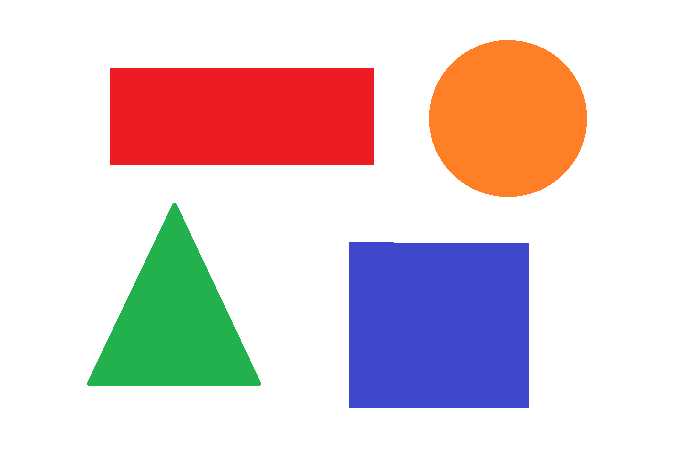
#> input picture Imagens/TodosObjetos.png, 700 x 451 px, found by its file name
$ python 'Contorno de Objetos - Versão 1.1.0.py'
#> lines starting #> are read from the running program, lines starting #| are printed output that depends on the picture; after the words box and inside, x2 and y2 are one past the last pixel; in counts of white or black regions, pixels touching at a corner belong together
#
########################################################################
# Importação das Bibliotecas Necessárias
########################################################################
#
import cv2 as cv
import numpy as np
import os
from pathlib import Path

#
########################################################################
# Funções de Apoio
########################################################################
#
def LimpaTerminal ():
    if os.name == "nt":
       _ = os.system( "cls" )
    else:
      _ = os.system( "clear ")
    return ()

#
########################################################################
# Definições Gerais
########################################################################
#
NomeImagem  = "TodosObjetos.png"
dirRaiz = Path.home()
dirBase = "LocalCV"
dirImagem = "Imagens"
dirCaminhoImagem = str(Path(dirRaiz, dirBase, dirImagem, NomeImagem))

#
########################################################################
# Lendo e Transformando em Tons de Cinza a Imagem
########################################################################
#
ImagemBase  = cv.imread(dirCaminhoImagem)
#> ImagemBase is the input picture: shape (451, 700, 3); mean B, G, R 209.8, 207.4, 223.9
if ImagemBase is None:
   LimpaTerminal ()
   print( "Não Foi Localizada a Imagem : ", NomeImagem)
   exit ()

#
########################################################################
# Para Ser Imune a Cor do Objeto Foi Usado o Threshold Adaptativo
########################################################################
#
ImagemCinza = cv.cvtColor(ImagemBase, cv.COLOR_BGR2GRAY)
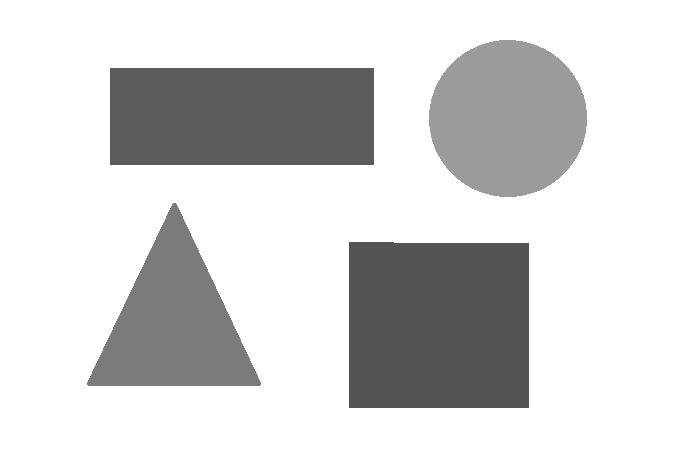
#> ImagemCinza: shape (451, 700); min 84, max 255, mean 212.5
Threshold   = cv.adaptiveThreshold(ImagemCinza,255,cv.ADAPTIVE_THRESH_GAUSSIAN_C,cv.THRESH_BINARY,11,2)
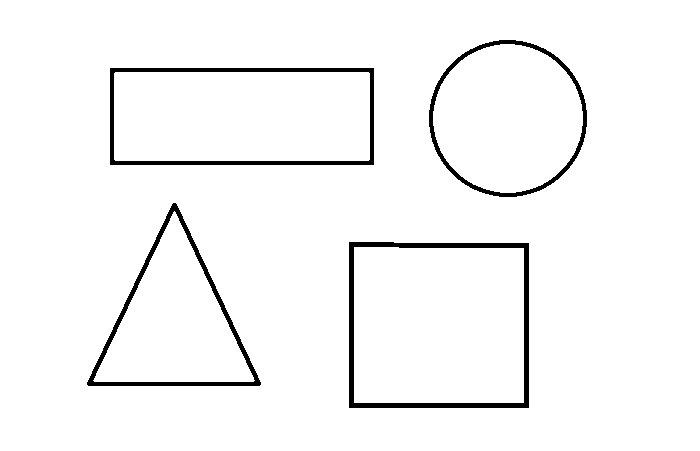
#> Threshold: shape (451, 700); 96.6% white; 4 black regions
ListaContorno, _ = cv.findContours(Threshold, cv.RETR_TREE, cv.CHAIN_APPROX_SIMPLE)
#> ListaContorno = 9 contours; largest, box (x1, y1, x2, y2) and area: (0, 0, 700, 451) 314550, (348, 241, 530, 409) 30090, (354, 247, 524, 403) 26070, (109, 67, 375, 166) 25968, (114, 72, 370, 161) 22438
iAux = 0

#
########################################################################
# lista para Armazenar os Nomes dos Objetos
########################################################################
#
for Contorno in ListaContorno:

#
########################################################################
# Ignorando o Primeiro Contador pois a Função findcontour detecta a
# imagem Inteira como Forma
########################################################################
#
    if iAux == 0:
        iAux = 1
        continue

#
########################################################################
# Aproximação ao Objeto e Desenho do Contorno
########################################################################
#
    ValorAproximado = cv.approxPolyDP(Contorno, 0.01 * cv.arcLength(Contorno, True), True)
    cv.drawContours(ImagemBase, [Contorno], 0, (0, 0, 0), 5)

#
########################################################################
# Calculando o Centro do Objeto
########################################################################
#
    Momento = cv.moments(Contorno)
    if Momento['m00'] != 0.0:
        x = int(Momento['m10']/Momento['m00'])
        y = int(Momento['m01']/Momento['m00'])

#
########################################################################
# Traçando a Classificação no Centro do Objeto
########################################################################
#
    if len(ValorAproximado) == 3:
        cv.putText (ImagemBase, 'Triangulo', (x, y), cv.FONT_HERSHEY_SIMPLEX, 0.6, (0, 255, 128), 2)

    elif len(ValorAproximado) == 4:
        cv.putText (ImagemBase, 'Quadrilatero', (x, y), cv.FONT_HERSHEY_SIMPLEX, 0.6, (0, 255, 128), 2)

    elif len(ValorAproximado) == 5:
        cv.putText (ImagemBase, 'Pentagono', (x, y), cv.FONT_HERSHEY_SIMPLEX, 0.6, (0, 255, 128), 2)

    elif len(ValorAproximado) == 6:
        cv.putText (ImagemBase, 'Hexagono', (x, y), cv.FONT_HERSHEY_SIMPLEX, 0.6, (0, 255, 128), 2)

    else:
        cv.putText (ImagemBase, 'Circulo', (x, y), cv.FONT_HERSHEY_SIMPLEX, 0.6, (0, 255, 128), 2)
#> this loop made 9 passes
#> (ValorAproximado, x, y) on passes 2 to 7: ([[348, 242], [528, 242], [529, 407], [349, 408]], 438, 324), ([[354, 247], [354, 402], [523, 402], [523, 248]], 438, 324), ([[173, 202], [259, 386], [86, 384]], 173, 323), ([[174, 211], [94, 381], [254, 380]], 173, 324), ([[109, 68], [373, 67], [374, 164], [110, 165]], 241, 116), ([[114, 73], [115, 160], [369, 159], [368, 72]], 241, 116)
#> (x, y) on passes 8 to 9: (507, 118), (507, 118)
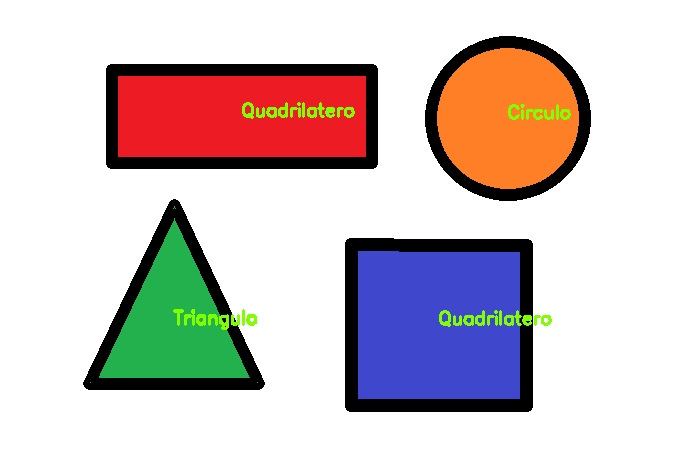
#> ImagemBase: shape (451, 700, 3); 10.12% of pixels changed, all inside (x1, y1, x2, y2) = (83, 36, 591, 412)
#> after the loop, iAux = 1

#
########################################################################
# Apresentando a Imagem
########################################################################
#
cv.imshow ( "Janela Base", ImagemBase)
cv.waitKey(0)
cv.destroyAllWindows()

########################################################################
# FIM DO PROGRAMA
########################################################################
